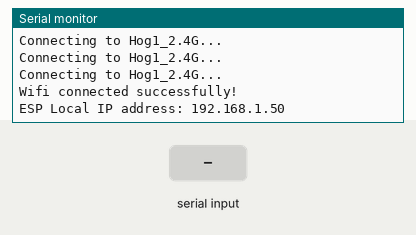
A sketch run on a simulated ESP8266 (NodeMCU). Shown: the last lines printed to the serial monitor. The inputs (shaded band) are chosen by the test bench. WiFi joins after 1.5 s; servers stay silent unless stated.

Above: at 2.7 s.
2.8 s: "1\n" received over Serial
At 4.3 s:
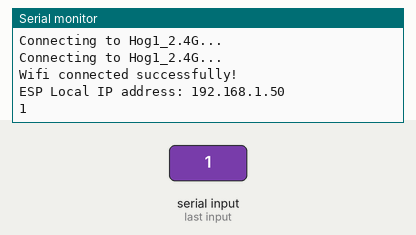
5.4 s: "0\n" received over Serial
At 7.7 s:
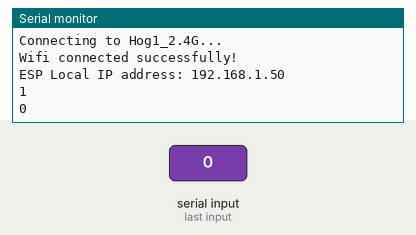

Measured:
- after the input at 2.8 s, the serial monitor: prints a new line after 1.1 s (image 1)
- after the input at 5.4 s, the serial monitor: prints a new line after 1.1 s (image 2)

The sketch:

esp8266.ino
```cpp
#include <ESP8266WiFi.h>
#include <ESP8266WebServer.h>
#include <ESP8266HTTPClient.h>

#define WEB_SERVER_PORT 80
#define BAUD_RATE 115200

ESP8266WebServer webServer(WEB_SERVER_PORT);
WiFiClient client;
HTTPClient http;

String arduinoData = "0";
const char * SSID = "Hog1_2.4G";
const char * PSW = "0903701132";
const char * NODEJS_SERVER = "192.168.1.25";
const int NODEJS_PORT = 3000;

void wifi_connection(){
  WiFi.disconnect();
  WiFi.mode(WIFI_STA);
  WiFi.begin(SSID, PSW);
  Serial.begin(BAUD_RATE);
  Serial.println("Wait for connecting to wifi...");
  while (WiFi.status() != WL_CONNECTED){
    delay(500);
    Serial.print("Connecting to ");
    Serial.print(SSID);
    Serial.println("...");
  };
  Serial.println("Wifi connected successfully!");
  Serial.print("ESP Local IP address: ");
  Serial.println(WiFi.localIP());
}

void wifi_listening_connection(){
  while (WiFi.status() != WL_CONNECTED){
    delay(500);
    Serial.print("Diconnected to ");
    Serial.print(SSID);
    Serial.println("...");
  };
}

void initialWebServer(){
  webServer.on("/", [](){
    webServer.send(200, "text/plain", "Hello world!");
  });
  webServer.begin();
}

void setup() {
  wifi_connection();
  initialWebServer();
}

void sendDataToServer(){
  client.print(
    String("GET /api/v1/new-data/")+
    String(arduinoData) + " HTTP/1.1\r\n" +
    "Host: " + NODEJS_SERVER + "\r\n" +
    "Connection: close\r\n\r\n"
  );
}

void readDataSerial(){
  if (Serial.available()) {
     arduinoData = Serial.readString();
     Serial.println(arduinoData);
     sendDataToServer();
  };
}

void NODEJS_listening(){
  if (!client.connect(NODEJS_SERVER, NODEJS_PORT)) {
    Serial.println("Connection to NodeJS server failed!");
    return;
  };
}

void loop() {
  WiFiClient client;
  while(client.available()){
    String line = client.readStringUntil('\r');
    Serial.print(line);
  };
  webServer.handleClient();
  wifi_listening_connection();
  NODEJS_listening();
  readDataSerial();
}
```
